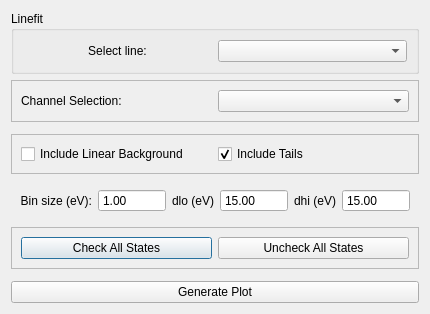
<?xml version="1.0" encoding="UTF-8"?>
<ui version="4.0">
 <class>Dialog</class>
 <widget class="QDialog" name="Dialog">
  <property name="geometry">
   <rect>
    <x>0</x>
    <y>0</y>
    <width>400</width>
    <height>300</height>
   </rect>
  </property>
  <property name="windowTitle">
   <string>Line Fit Setup</string>
  </property>
  <layout class="QVBoxLayout" name="verticalLayout">
   <item>
    <widget class="QGroupBox" name="groupBox_2">
     <property name="title">
      <string>Linefit</string>
     </property>
     <layout class="QHBoxLayout" name="horizontalLayout_2">
      <item>
       <widget class="QLabel" name="label_2">
        <property name="text">
         <string>Select line:</string>
        </property>
        <property name="alignment">
         <set>Qt::AlignCenter</set>
        </property>
       </widget>
      </item>
      <item>
       <widget class="QComboBox" name="lineBox"/>
      </item>
     </layout>
    </widget>
   </item>
   <item>
    <widget class="QFrame" name="frame">
     <property name="maximumSize">
      <size>
       <width>16777215</width>
       <height>50</height>
      </size>
     </property>
     <property name="frameShape">
      <enum>QFrame::StyledPanel</enum>
     </property>
     <property name="frameShadow">
      <enum>QFrame::Raised</enum>
     </property>
     <layout class="QHBoxLayout" name="horizontalLayout">
      <item>
       <widget class="QLabel" name="label">
        <property name="text">
         <string>Channel Selection:</string>
        </property>
       </widget>
      </item>
      <item>
       <widget class="QComboBox" name="channelBox"/>
      </item>
     </layout>
    </widget>
   </item>
   <item>
    <widget class="QFrame" name="frame_4">
     <property name="frameShape">
      <enum>QFrame::StyledPanel</enum>
     </property>
     <property name="frameShadow">
      <enum>QFrame::Raised</enum>
     </property>
    </widget>
   </item>
   <item>
    <widget class="QFrame" name="frame_2">
     <property name="frameShape">
      <enum>QFrame::StyledPanel</enum>
     </property>
     <property name="frameShadow">
      <enum>QFrame::Raised</enum>
     </property>
     <layout class="QHBoxLayout" name="horizontalLayout_3">
      <item>
       <widget class="QCheckBox" name="lbCheckbox">
        <property name="text">
         <string>Include Linear Background</string>
        </property>
       </widget>
      </item>
      <item>
       <widget class="QCheckBox" name="tailCheckbox">
        <property name="text">
         <string>Include Tails</string>
        </property>
        <property name="checked">
         <bool>true</bool>
        </property>
       </widget>
      </item>
     </layout>
    </widget>
   </item>
   <item>
    <widget class="QWidget" name="widget" native="true">
     <layout class="QHBoxLayout" name="horizontalLayout_4">
      <item>
       <widget class="QLabel" name="label_5">
        <property name="layoutDirection">
         <enum>Qt::LeftToRight</enum>
        </property>
        <property name="text">
         <string>Bin size (eV):</string>
        </property>
        <property name="alignment">
         <set>Qt::AlignRight|Qt::AlignTrailing|Qt::AlignVCenter</set>
        </property>
       </widget>
      </item>
      <item>
       <widget class="QDoubleSpinBox" name="binSizeBox">
        <property name="buttonSymbols">
         <enum>QAbstractSpinBox::NoButtons</enum>
        </property>
        <property name="decimals">
         <number>2</number>
        </property>
        <property name="maximum">
         <double>10000000.000000000000000</double>
        </property>
        <property name="value">
         <double>1.000000000000000</double>
        </property>
       </widget>
      </item>
      <item>
       <widget class="QLabel" name="label_3">
        <property name="layoutDirection">
         <enum>Qt::LeftToRight</enum>
        </property>
        <property name="text">
         <string>dlo (eV)</string>
        </property>
        <property name="alignment">
         <set>Qt::AlignRight|Qt::AlignTrailing|Qt::AlignVCenter</set>
        </property>
       </widget>
      </item>
      <item>
       <widget class="QDoubleSpinBox" name="dlo">
        <property name="buttonSymbols">
         <enum>QAbstractSpinBox::NoButtons</enum>
        </property>
        <property name="decimals">
         <number>2</number>
        </property>
        <property name="maximum">
         <double>10000000.000000000000000</double>
        </property>
        <property name="value">
         <double>15.000000000000000</double>
        </property>
       </widget>
      </item>
      <item>
       <widget class="QLabel" name="label_4">
        <property name="layoutDirection">
         <enum>Qt::LeftToRight</enum>
        </property>
        <property name="text">
         <string>dhi (eV)</string>
        </property>
        <property name="alignment">
         <set>Qt::AlignRight|Qt::AlignTrailing|Qt::AlignVCenter</set>
        </property>
       </widget>
      </item>
      <item>
       <widget class="QDoubleSpinBox" name="dhi">
        <property name="buttonSymbols">
         <enum>QAbstractSpinBox::NoButtons</enum>
        </property>
        <property name="decimals">
         <number>2</number>
        </property>
        <property name="maximum">
         <double>10000000.000000000000000</double>
        </property>
        <property name="value">
         <double>15.000000000000000</double>
        </property>
       </widget>
      </item>
     </layout>
    </widget>
   </item>
   <item>
    <widget class="QFrame" name="frame_3">
     <property name="frameShape">
      <enum>QFrame::StyledPanel</enum>
     </property>
     <property name="frameShadow">
      <enum>QFrame::Raised</enum>
     </property>
     <layout class="QHBoxLayout" name="horizontalLayout_5">
      <item>
       <widget class="QPushButton" name="checkAllButton">
        <property name="text">
         <string>Check All States</string>
        </property>
       </widget>
      </item>
      <item>
       <widget class="QPushButton" name="uncheckAllButton">
        <property name="text">
         <string>Uncheck All States</string>
        </property>
       </widget>
      </item>
     </layout>
    </widget>
   </item>
   <item>
    <widget class="StatesGrid" name="statesGrid" native="true"/>
   </item>
   <item>
    <widget class="QPushButton" name="plotButton">
     <property name="text">
      <string>Generate Plot</string>
     </property>
    </widget>
   </item>
  </layout>
 </widget>
 <customwidgets>
  <customwidget>
   <class>StatesGrid</class>
   <extends>QWidget</extends>
   <header location="global">massGui.massless</header>
   <container>1</container>
  </customwidget>
 </customwidgets>
 <resources/>
 <connections/>
</ui>
